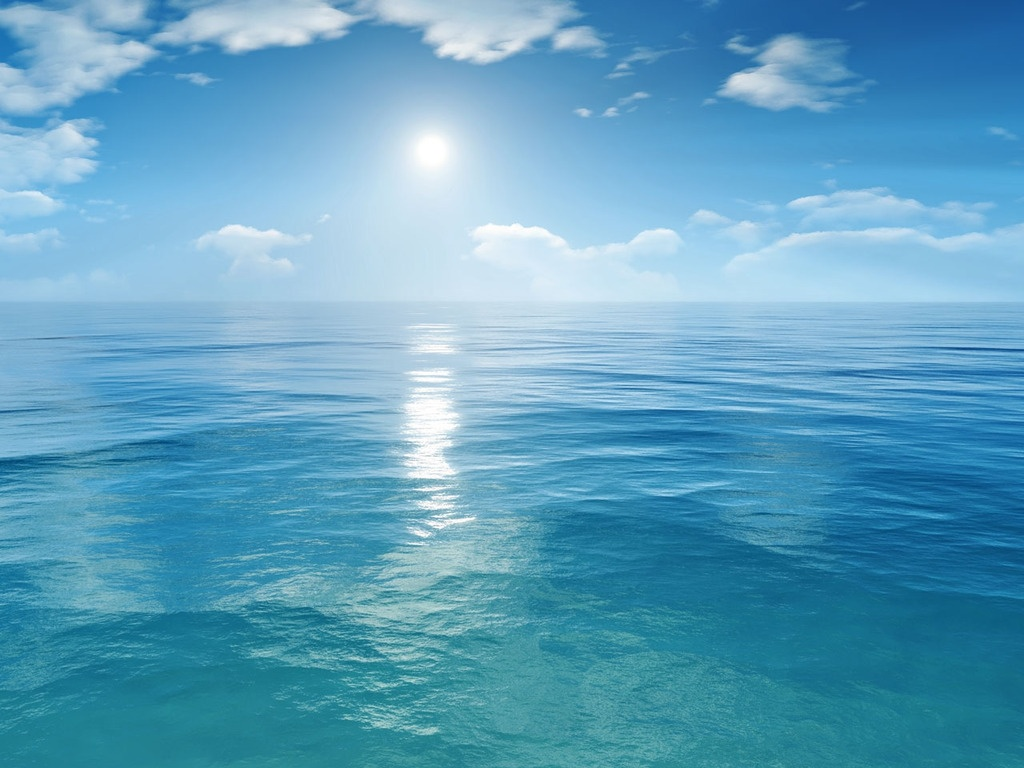
//> input picture apply_color_test/blue-sea2.jpg, 1024 x 768 px
$ ./eye-enhancer ../apply_color_test/blue-sea2.jpg   (built with g++ and OpenCV 4)
//> lines starting //> are read from the running program, lines starting //| are printed output that depends on the picture
### saturation.h
#ifndef __IM_SATURATION_H__
#define __IM_SATURATION_H__ 1

#include "layer.h"

void saturation(layer_t layer, float amount, rect_t zone);

#endif /* __IM_SATURATION_H__ */

### common.h
#ifndef __IM_COMMON_H__
#define __IM_COMMON_H__  1


#include "common_types.h"

float mix(float a, float b, float k);
float saturatef(float c);
double saturate(double c);
color_t saturatec(color_t c);
float minf(float a, float b, float c);
float maxf(float a, float b, float c);
vec3 vec3_init(float x, float y, float z);
vec3 vec3_mix(vec3 a, vec3 b, float k);

#endif /* __IM_COMMON_H__ */

### kelvin_temp.h
#ifndef __IM_KELVIN_TEMP_H__
#define __IM_KELVIN_TEMP_H__ 1

#include "common.h"
#include "layer.h"

vec3 ColorTemperatureToRGB(float temperatureInKelvins);
void kelvin_temperature(layer_t layer, float colorTempK, float factor, rect_t zone);

#endif /* __IM_KELVIN_TEMP_H__ */

### unsharp.h
#ifndef __IM_UNSHARP_H__
#define __IM_UNSHARP_H__ 1

#include "layer.h"

#ifdef __cplusplus
extern "C" {
#endif

/** See unsharp mask, amount = 1.05, radius big enough */
void unsharp(layer_t layer, int radius, float amount, rect_t zone);

#ifdef __cplusplus
}
#endif

#endif /* __IM_UNSHARP_H__ */

### gauss.h
#ifndef __IM_GAUSS_H__
#define __IM_GAUSS_H__ 1

#include <stdio.h>
#include <jpeglib.h>
#include "common_types.h"
#include "xmalloc.h"
#include "layer.h"

void gauss(image_t layer, int radius, double sigma, rect_t zone);
void create_gauss(double **GKernel, int N, double sigma, _Bool normalize);

#endif /* __IM_GAUSS_H__ */

### layer.h
#ifndef __IM_LAYER_H__
#define __IM_LAYER_H__ 1


#include <stdio.h>
#include <jpeglib.h>
#include <stdbool.h>

#include "common_types.h"
#include "layer_modes.h"


#ifdef __cplusplus
extern "C" {
#endif

typedef struct {
  int minx, miny, maxx, maxy;
} rect_t;

typedef enum { NORMAL, LINEAR_COLOR } blend_mode_t;

typedef enum { IMAGE, MASK } draw_mode_t;

typedef struct {
  int rc;
  color_t *image;
  color_t *mask;
  int width;
  int height;
  int stride;
  int color_components;
  rect_t zone;
  blend_mode_func_t blend_func;
  float opacity;
} image_t;

typedef image_t layer_t;


layer_t layer_new_dim(int width, int height, int color_components, _Bool mask, _Bool white);
void add_layer_mask(layer_t layer, layer_t mask);
void layer_mask(layer_t *source, float intensity_threshold, float alpha_mask);
void add_layer_mask_color(layer_t layer, vec3 color);
image_t layer_new(image_t source);
void layer_substract(image_t dest, image_t from, image_t what);
void layer_multiply(image_t dest, image_t source, double amount);
image_t layer_copy(image_t source);
void layer_free(image_t layer);
void layer_add(image_t dest, image_t from, image_t what);
layer_t layer_merge_down(int N, layer_t *layers);
void layer_info(layer_t layer);
layer_t layer_merge_two(layer_t layer1, layer_t layer2);


#ifdef __cplusplus
}
#endif

#endif /* __IM_LAYER_H__ */

### bw.h
#ifndef __IM_BW_H__
#define __IM_BW_H__ 1

#include <stdio.h>
#include <jpeglib.h>

#include "common_types.h"
#include "layer.h"

void bw(image_t layer, rect_t zone);

#endif /* __IM_BW_H__ */

### filters.h
#ifndef __IM_FILTERS_H__
#define __IM_FILTERS_H__ 1


#include "jpeg.h"
#include "bw.h"
#include "gauss.h"
#include "layer.h"
#include "unsharp.h"
#include "contrast.h"
#include "brightness.h"
#include "gamma.h"
#include "invert.h"
#include "temperature.h"
#include "tint.h"
#include "exposure.h"
#include "kelvin_temp.h"
#include "color_balance.h"
#include "saturation.h"
#include "vibrance.h"
#include "colorize.h"
#include "gradient_map.h"
#include "auto_tone.h"
#include "comics.h"
#include "sincity.h"
#include "laplace.h"
#include "median.h"

#endif /* __IM_FILTERS_H__ */

### examples/eye-enhancer.cpp
#include <opencv2/opencv.hpp>
#include <opencv2/tracking.hpp>
#include <opencv2/core/ocl.hpp>

#include <opencv2/objdetect.hpp>
#include <opencv2/objdetect/objdetect_c.h>
#include <opencv2/imgcodecs/imgcodecs_c.h>
#include <opencv2/highgui/highgui_c.h>

#include <opencv2/core.hpp>
#include <opencv2/imgcodecs.hpp>

#include <vector>

#include <stdio.h>
#include <filters.h>
#include <shapes.h>

using namespace cv;
using namespace std;

static std::vector<Rect> faces;
static std::vector<Rect> eyes;


static void face_and_eye_detect(char *image_name)
{
//> called with image_name = "../apply_color_test/blue-sea2.jpg"
  Mat img;
  img = imread(image_name, CV_LOAD_IMAGE_COLOR);
//> img is the input picture: 768 rows x 1024 cols, CV_8UC3; mean B, G, R 191, 160.6, 94.8
  if (!img.data) {
     cerr << "Can't load image data!" << endl;
     exit(-1);
  }
  ocl::setUseOpenCL(false);
  VideoCapture capture;
  cvtColor(img, img, COLOR_RGB2GRAY);
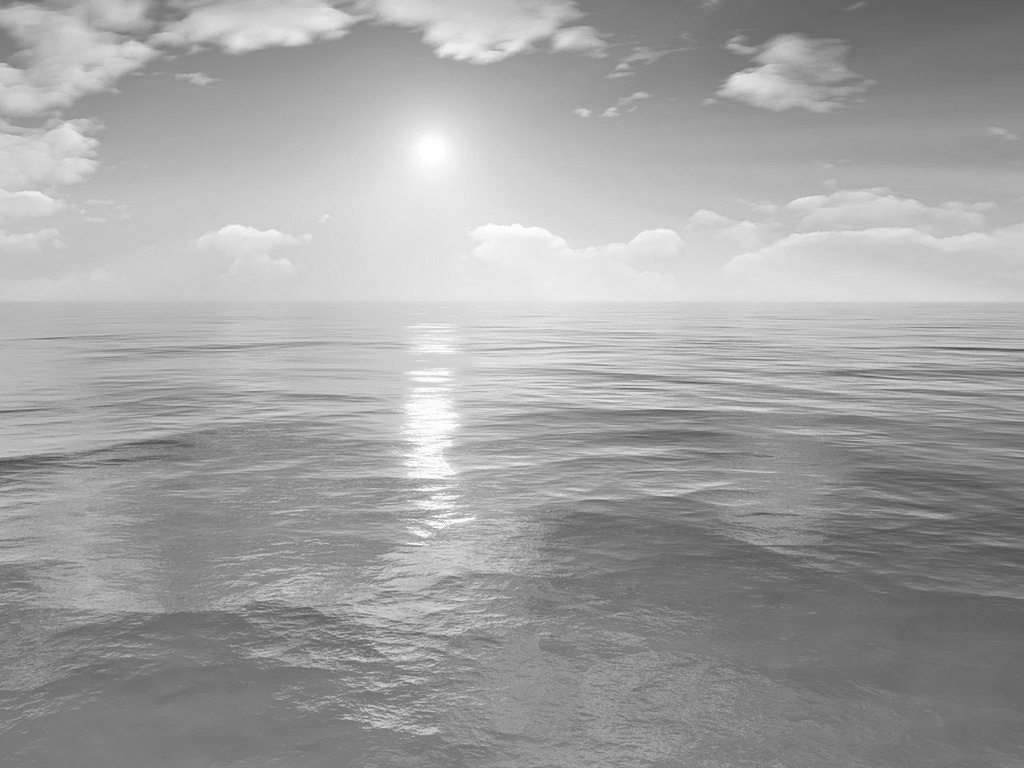
//> img: 768 rows x 1024 cols, CV_8UC1; min 75, max 255, mean 162.2
  equalizeHist(img, img);
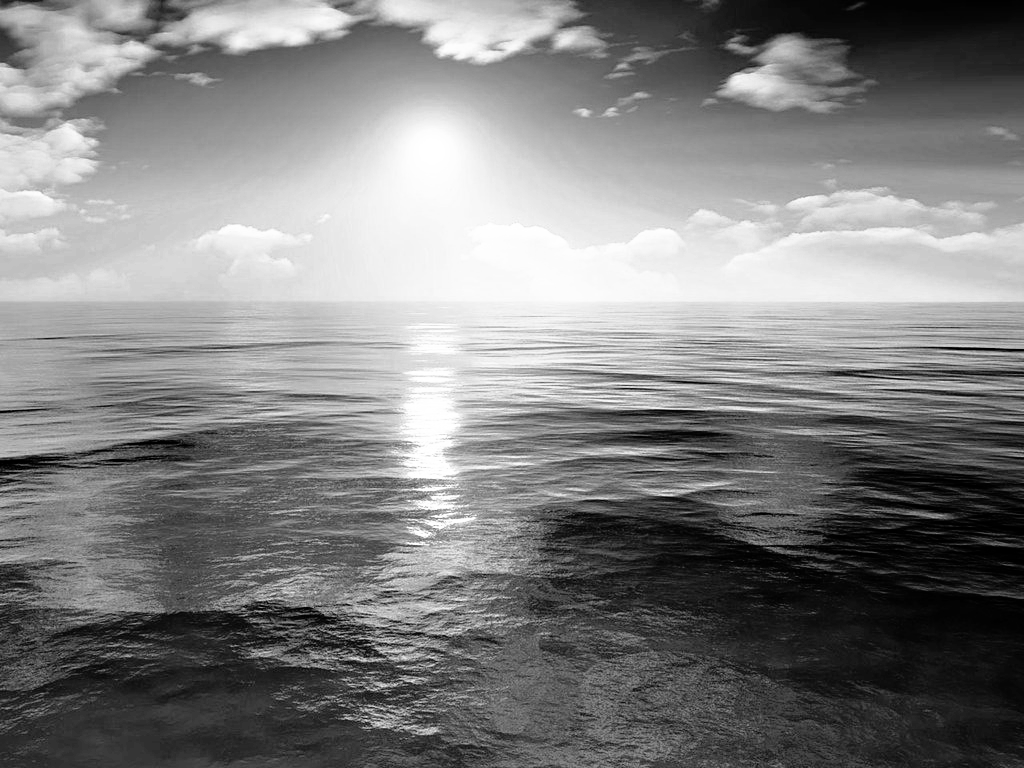
//> img: 768 rows x 1024 cols, CV_8UC1; min 0, max 255, mean 128.5
  cerr << img.cols << "x" << img.rows << endl;
  cvNamedWindow( "Image", WINDOW_AUTOSIZE );
  vector<double> weights;
  vector<int> levels;
  vector<Rect> detections;
  CascadeClassifier model("data/haarcascade_frontalface_default.xml");
   model.detectMultiScale(img, detections, levels, weights, 1.1, 5, 0 | CV_HAAR_SCALE_IMAGE, Size(30, 30), Size(1024,1024), true);
//> detections = empty; levels = empty; weights = empty
  //model.detectMultiScale(img, detections, levels, weights, 1.1, 5, 0 | CV_HAAR_SCALE_IMAGE, Size(30, 30));
  if (detections.size() == 0) {
    cerr << "nothing detected" << endl;
//> (the run ends here: the program exits with an error code, at `exit(-1);`)
